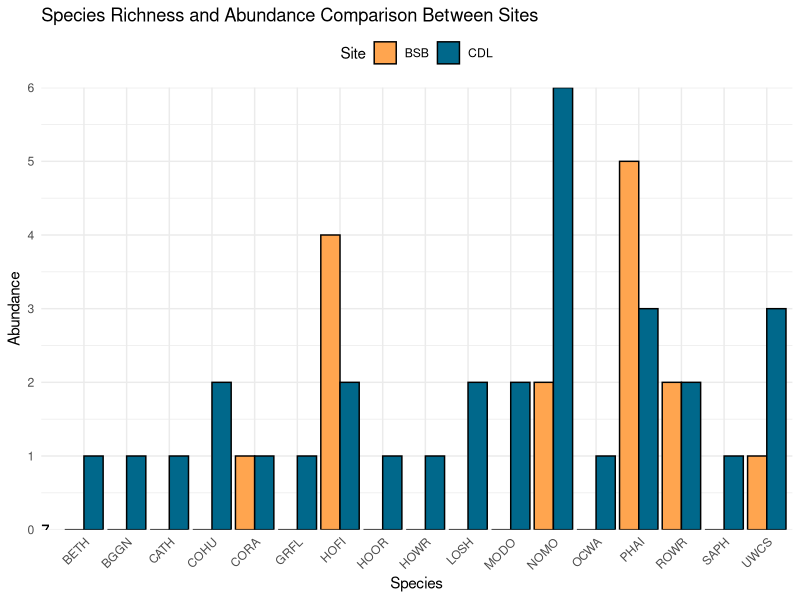
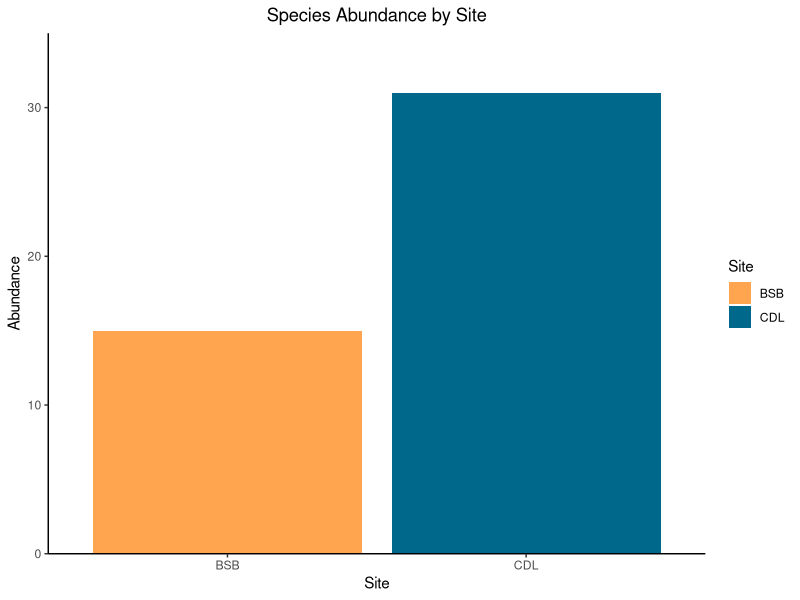
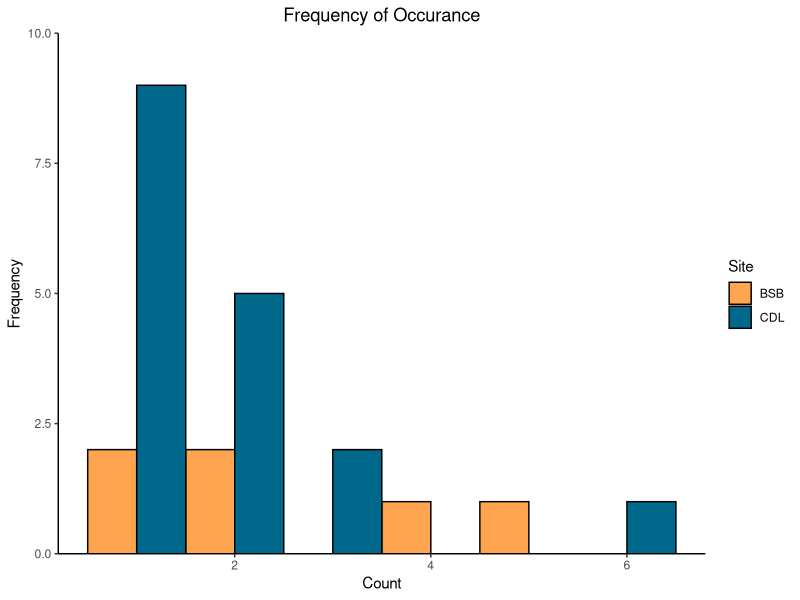

These figures' R source, in order:
## ---- chunk 1
library(ggplot2)
library(tidyverse)
library(vegan)
## ---- chunk 2
#Load csv files
bird1 <-read.csv("Bird Survey Data - December 2023.csv")
bird2 <-read.csv("Bird Survey Data - February 2024.csv")
## ---- chunk 3
#Merge data sets
bird <- bind_rows(bird1, bird2)
## ---- chunk 4
#Summarize count of each bird species found at each site
birdcount <- bird %>%
  group_by(Site, Species) %>%
  summarise(Count = n()) %>%
  ungroup()



## ---- chunk 5


## ---- chunk 6
birdcount2 <- birdcount %>%
  group_by(Site) %>%
  mutate(Relative_Abundance = Count / sum(Count))

shannon_index <- birdcount2 %>%
  group_by(Site) %>%
  summarize(Shannon_Index = -sum(Relative_Abundance * log(Relative_Abundance)))
## ---- chunk 7
bird_zero <- expand.grid(Species = unique(birdcount$Species), Site = unique(birdcount$Site))
bird_zero <- left_join(bird_zero, birdcount, by = c("Species", "Site"))
bird_zero$Count[is.na(bird_zero$Count)] <- 0

species_count <- bird_zero %>%
  group_by(Site) %>%
  summarize(Richness = n_distinct(Species))

ggplot() +
  geom_bar(data = bird_zero, aes(x = Species, y = Count, fill = Site), stat = "identity", position = "dodge", color = "black") +
  geom_text(data = species_count, aes(x = 0, y = 0, label = Richness)) +
  labs(title = "Species Richness and Abundance Comparison Between Sites",
       x = "Species", y = "Abundance") +
  scale_fill_manual(values = c("BSB" = "tan1", "CDL" = "deepskyblue4")) +
  theme_minimal() +
  theme(axis.text.x = element_text(angle = 45, hjust = 1),
        legend.position = "top") +
  scale_y_continuous(expand = c(0, 0),limits = c(0,6))
## ---- chunk 8
birdtotal <- bird %>%
  group_by(Site) %>%
  summarise(Count = n()) %>%
  ungroup()
## ---- chunk 9
# Subset data for each site
BSB_data <- birdcount$Count[birdcount$Site == "BSB"]
CDL_data <- birdcount$Count[birdcount$Site == "CDL"]

# Perform t-test
t.test(BSB_data, CDL_data)
## ---- chunk 10
birdtotal
## ---- chunk 11
#Calculate mean and standard error
birdSD <- birdcount |> 
  group_by (Site) |>  
  summarise(meanCount = mean(Count), seCount = sd(Count)/sqrt(length(Count))) |>  
  ungroup() |> 
  merge(birdtotal,
        by = "Site",
        all.x = TRUE)

birdSD$meanCount <-as.integer(birdSD$meanCount)
birdSD$seCount <-as.integer(birdSD$seCount)

## ---- chunk 12
ggplot(birdcount, aes(x = Site, y = Count, fill=Site)) +
  geom_bar(stat = "identity") +
  labs(x = "Site", y = "Abundance", title = "Species Abundance by Site") +
  scale_fill_manual(values = c("BSB" = "tan1", "CDL" = "deepskyblue4"))+
  scale_y_continuous(expand = c(0, 0),limits = c(0,35)) +
  theme_classic()+
    theme(plot.title = element_text(hjust = 0.5))

## ---- chunk 13
ggplot(birdcount, aes(x=Count, fill=Site)) + 
  geom_histogram(binwidth=1, color="black", position = "dodge")+
  scale_fill_manual(values = c("BSB" = "tan1", "CDL" = "deepskyblue4"))+
  labs(x = "Count", y = "Frequency", title = "Frequency of Occurance") +
  theme_classic()+
  scale_y_continuous(expand = c(0, 0),limits = c(0,10))+
  theme(plot.title = element_text(hjust = 0.5))
  
